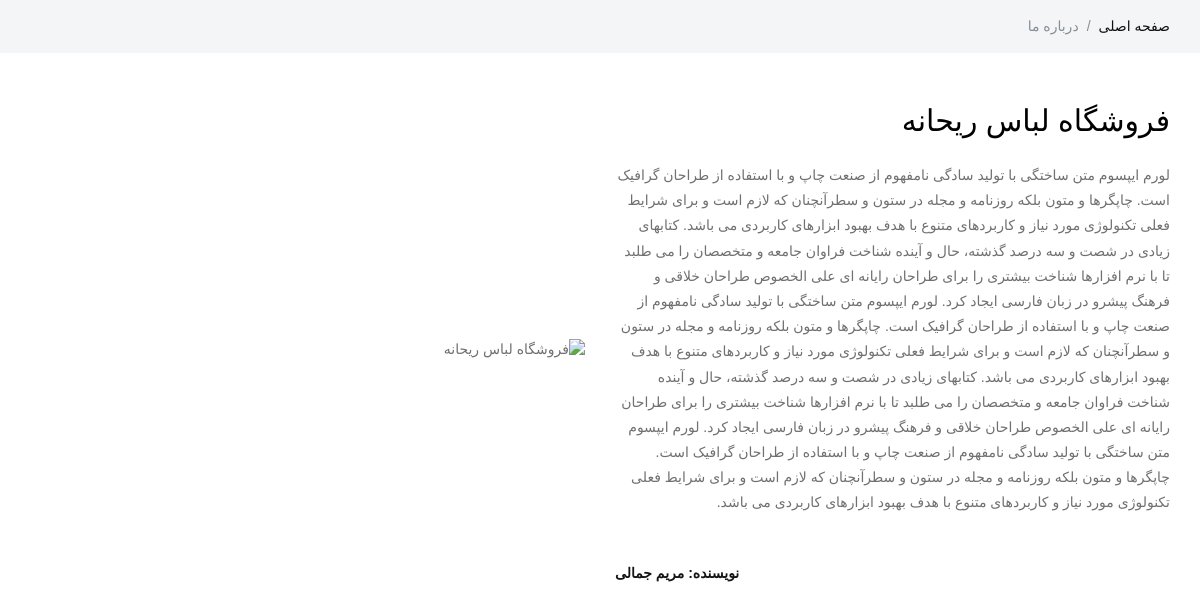
Page /about-us on the committed database.
### site_setting/models.py (models this page shows, shortened)
class SiteSetting(models.Model):
    admin_name = models.CharField(max_length=200, null=True, blank=True, verbose_name='نام ادمین')
    site_name = models.CharField(max_length=200, verbose_name='نام سایت')
    site_url = models.CharField(max_length=200, verbose_name='دامنه سایت')
    address = models.CharField(max_length=200, verbose_name='آدرس')
    phone = models.CharField(max_length=200, null=True, blank=True, verbose_name='شماره تلفن')
    fax = models.CharField(max_length=200, null=True, blank=True, verbose_name='شماره فکس')
    email = models.CharField(max_length=200, null=True, blank=True, verbose_name='ایمیل')
    copy_right = models.TextField(verbose_name='متن کپی رایت سایت')
    header_text = models.TextField(null=True, blank=True, verbose_name='متن سایت')
    about_us_text = models.TextField(verbose_name='متن درباره ما سایت')
    site_logo = models.ImageField(upload_to='images/site-setting', null=True, blank=True, verbose_name='لوگو سایت')
    avatar = models.ImageField(upload_to='images/site-setting', null=True, blank=True, verbose_name='تصویر ادمین')
    is_main_setting = models.BooleanField(verbose_name='تنظیمات اصلی')
    class Meta:
        verbose_name = 'تنظیمات سایت'
        verbose_name_plural = 'تنظیمات'

### base/views.py (the view)
# urls.py: path('about-us', views.AboutUsView.as_view(), name='about_us_page_view'),
class AboutUsView(TemplateView):
    template_name = 'base/about-us.html'
    def get_context_data(self, **kwargs):
        context = super(AboutUsView, self).get_context_data(**kwargs)
        site_setting: SiteSetting = SiteSetting.objects.filter(is_main_setting=True).first()
        context['site_setting'] = site_setting
        return context

### base/templatetags/layout_items.py (called while the page is built)
@register.inclusion_tag('base/site-login-component.html', takes_context=True)
def site_login_component(context):
    login_form = LoginForm()
    return {
        'login_form': login_form,
        'context': context
    }

### base/templates/base/about-us.html (shortened to what this page needs)
{% extends 'shared/layout.html' %}
{% load thumbnail %}
{% load static %}
{% block content %}
    <div class="gray py-3">
        <div class="container">
            <div class="row">
                <div class="colxl-12 col-lg-12 col-md-12">
                    <nav aria-label="breadcrumb text-right">
                        <ol class="breadcrumb">
                            <li class="breadcrumb-item"><a href="{% url 'home_page_view' %}">صفحه اصلی</a></li>
                            <li class="breadcrumb-item active" aria-current="page">درباره ما</li>
                        </ol>
                    </nav>
                </div>
            </div>
        </div>
    </div>
    <section class="middle">
        <div class="container">
            <div class="row align-items-center justify-content-between">
                <div class="col-xl-6 col-lg-6 col-md-6 col-sm-12">
                    <div class="abt_caption">
                        <h2 class="ft-medium mb-4">{{ site_setting.site_name }}</h2>
                        <p class="mb-4">{{ site_setting.about_us_text }}</p><br>
                        <div class="abt_caption">
                            <p class="ft-bold text-dark fa-pull-left">نویسنده: {{ site_setting.admin_name }}</p>
                        </div>
                    </div>
                </div>
                <div class="col-xl-6 col-lg-6 col-md-6 col-sm-12">
                    <div class="abt_caption">
                        {% if site_setting.avatar %}
                            {% thumbnail site_setting.avatar "550x550" quality=90 crop='center' as im %}
                                <img class="img-fluid rounded" src="{{ im.url }}" alt="{{ site_setting.site_name }}">
                            {% endthumbnail %}
                        {% else %}
                            <img class="img-fluid rounded" src="{% static 'img/about-1.png' %}"
                                 alt="{{ site_setting.site_name }}">
                        {% endif %}
                    </div>
                </div>
            </div>
        </div>
    </section>
{% endblock %}

### rows in the picture
SiteSetting: site_name "فروشگاه لباس ریحانه", about_us_text "لورم ایپسوم متن ساختگی با تولید سادگی نامفهوم از صنعت چاپ و با استفاده از طراحان گرافیک است. چاپگرها و متون بلکه روزنامه و مجله در ستون و سطرآنچنان که لازم است و برای شرایط فعلی تکنولوژی مورد نیاز و کاربردهای متنوع با هدف بهبود ابزارهای کاربردی می باشد. کتابهای زیادی در شصت و سه درصد گذشته، حال و آینده شناخت فراوان جامعه و متخصصان را می طلبد تا با نرم افزارها شناخت بیشتری را برای طراحان رایانه ای علی الخصوص طراحان خلاقی و فرهنگ پیشرو در زبان فارسی ایجاد کرد. لورم ایپسوم متن ساختگی با تولید سادگی نامفهوم از صنعت چاپ و با استفاده از طراحان گرافیک است. چاپگرها و متون بلکه روزنامه و مجله در ستون و سطرآنچنان که لازم است و برای شرایط فعلی تکنولوژی مورد نیاز و کاربردهای متنوع با هدف بهبود ابزارهای…", admin_name "مریم جمالی"
